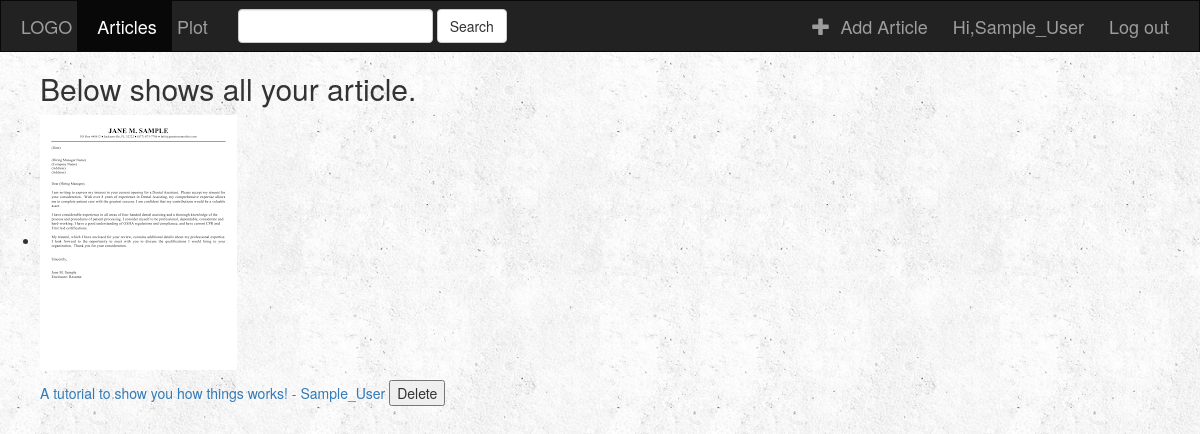
Screenshot of /main/ (signed in) with the database file from the repository.
### inputbox/models.py (models this page shows)
class Article(models.Model):
    user = models.ForeignKey(User,default=1)
    title = models.CharField(max_length=100)
    sample_cover = models.FileField()
    def __str__(self):
        return self.title+' - '+self.user.username

### inputbox/views.py (the view)
class IndexView(generic.ListView):
    template_name = 'inputbox/index.html'
    def get_queryset(self):
        if self.request.user.is_authenticated():
            return Article.objects.filter(user=self.request.user)
        else:
            return get_sample()

### inputbox/templates/inputbox/index.html (shortened to what this page needs)
{% extends 'inputbox/base.html' %}
{% block article-active %}active{% endblock %}
{% block body %}
{% if object_list %}
<ul>
    <h2>Below shows all your article.</h2>
    {% for article in object_list %}
    <li>
        <form action="{% url 'article:article-delete' article.id%}" method="post">{% csrf_token %}
        <a href="{% url 'article:detail' article.id %}">
            <p>
            <img src="{{article.sample_cover.url}}">
                </p>
            {{article}}
        </a>
        <input type="submit" value="Delete" {% if not user.is_authenticated %}style="visibility:hidden;"{% endif %}/}>
        </form>
    </li>
    {% endfor %}
</ul>
{% else %}
<h1>No Articles! Please add some first.</h1>
{% endif %}
{% endblock %}

### inputbox/templates/inputbox/base.html (shortened to what this page needs)
<!DOCTYPE html>
<html lang="en">
<head>
    {% load staticfiles %}
    <link rel="stylesheet" href="https://maxcdn.bootstrapcdn.com/bootstrap/3.3.6/css/bootstrap.min.css">
    <link rel="stylesheet" type="text/css" href="{% static 'inputbox/style.css' %}"/>
</head>
<body>
    <nav class="navbar navbar-inverse">
    <div class="container-fluid">
        <div class="navbar-header">
            <a class="navbar-brand" href=" {% url 'article:index' %}">&nbsp;LOGO&nbsp; </a>
        </div>
        <div class="collapse navbar-collapse" id="topNavBar">
            <ul class="nav navbar-nav">
                <li class="{% block article-active %}{% endblock %}">
                    <a class="navbar-brand" href="{% url 'article:index' %}">
                        &nbsp;Articles
                    </a>
                </li>
                <li class="">
                    <a class="navbar-brand" href="#">
                        &nbsp;Plot
                    </a>
                </li>
            </ul>
            <form class="navbar-form navbar-left" role="search" method="get" action="#">
                <div class="form-group">
                    <input type="text" class="form-control" name="query" >
                </div>
                <button type="submit" class="btn btn-default">Search</button>
            </form>
            <ul class="nav navbar-nav navbar-right">
                 <li class="{% block add-article-active %}{% endblock %}" {% if not user.is_authenticated %}style="visibility:hidden;"{% endif %}>
                    <a class="navbar-brand" href="{% url 'article:article-add' %}">
                        <span class="glyphicon glyphicon-plus" aria-hidden="true"></span>
                        &nbsp;Add Article
                    </a>
                </li>
                {% if user.is_authenticated %}
                <li class="">
                    <a class="navbar-brand" href="#">
                        &nbsp;&nbsp;Hi,{{user.username}}
                    </a>
                </li>
                <li class="">
                    <a class="navbar-brand" href="{% url 'article:logout' %}">
                        &nbsp;&nbsp;Log out
                    </a>
                </li>
                {% endif %}
            </ul>
        </div>
    </div>
</nav>
    {% block body%}
    {% endblock %}
</body>
</html>

### inputbox/static/inputbox/style.css (style rules this page uses)
body { background-image: url("images/background_white.png"); }
.navbar { border-radius: 0; }

### rows the page displays
Article: sample_cover (picture), title+user "A tutorial to show you how things works! - Sample_User"

### other values shown
{{ user.username }} "Sample_User"
